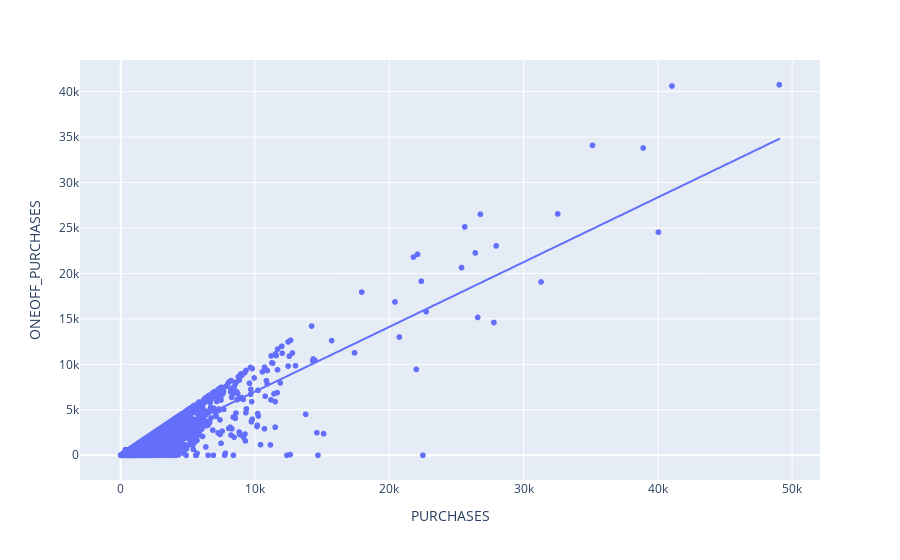

Source (notebook cell):
### Code cell
px.scatter(df,x='PURCHASES',y='ONEOFF_PURCHASES',trendline="ols")

### Figure 1 — Plotly figure (JSON) as saved in the notebook; plotly's stock layout.template omitted (floating-point values rounded to 4 significant figures; data arrays with more than 128 entries replaced by an {"elided": "..."} marker saying what was removed)
{"data": [{"hovertemplate": "PURCHASES=%{x}<br>ONEOFF_PURCHASES=%{y}<extra></extra>", "legendgroup": "", "marker": {"color": "#636efa", "symbol": "circle"}, "mode": "markers", "name": "", "showlegend": false, "type": "scattergl", "x": {"elided": "8949 float values"}, "xaxis": "x", "y": {"elided": "8949 float values"}, "yaxis": "y"}, {"hovertemplate": "<b>OLS trendline</b><br>ONEOFF_PURCHASES = 0.712272 * PURCHASES + -122.131<br>R<sup>2</sup>=0.840602<br><br>PURCHASES=%{x}<br>ONEOFF_PURCHASES=%{y} <b>(trend)</b><extra></extra>", "legendgroup": "", "marker": {"color": "#636efa", "symbol": "circle"}, "mode": "lines", "name": "", "showlegend": false, "type": "scattergl", "x": {"elided": "8949 float values"}, "xaxis": "x", "y": {"elided": "8949 float values"}, "yaxis": "y"}], "layout": {"legend": {"tracegroupgap": 0}, "margin": {"t": 60}, "xaxis": {"anchor": "y", "domain": [0.0, 1.0], "title": {"text": "PURCHASES"}}, "yaxis": {"anchor": "x", "domain": [0.0, 1.0], "title": {"text": "ONEOFF_PURCHASES"}}}}
